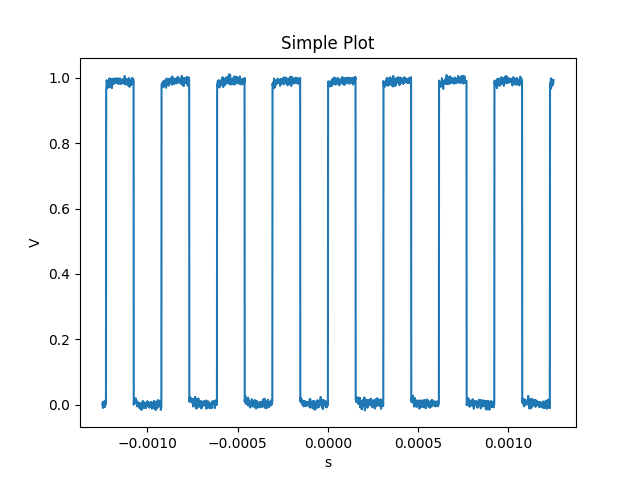

Here is the Python script that generated this plot:
"""Use TekHSI to plot an analog waveform."""

import matplotlib.pyplot as plt

from tm_data_types import AnalogWaveform

from tekhsi import TekHSIConnect

with TekHSIConnect("192.168.2.194:5000") as connection:
    # Get one data set to setup plot
    with connection.access_data():
        waveform: AnalogWaveform = connection.get_data("ch1")

    # Data converted into vertical units
    # This is the usual way to access the data
    vd = waveform.normalized_vertical_values

    # Horizontal Times - returns an array of times
    # that corresponds to the time at each index in
    # vertical array
    hd = waveform.normalized_horizontal_values

    # Simple Plot Example
    _, ax = plt.subplots()
    ax.plot(hd, vd)
    ax.set(xlabel=waveform.x_axis_units, ylabel=waveform.y_axis_units, title="Simple Plot")
    plt.show()
